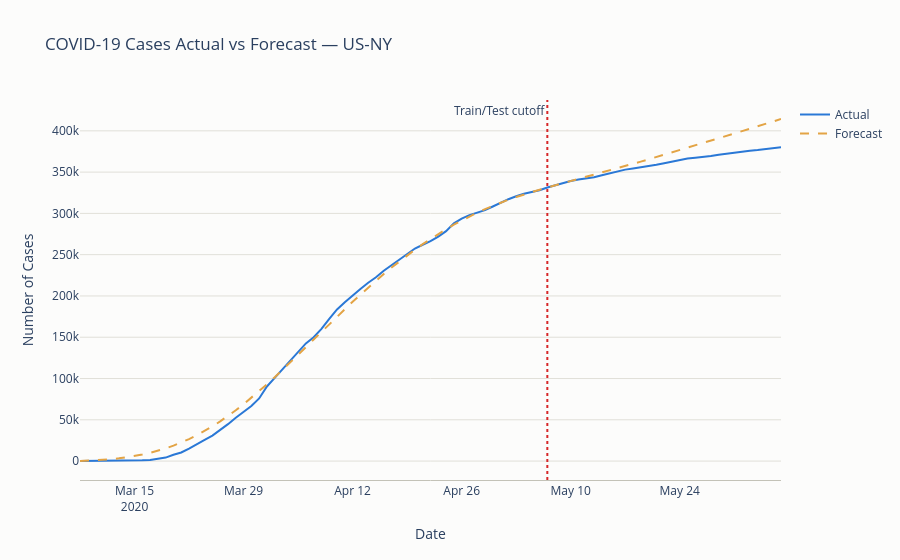

Notebook code cell kept with this figure:
### Code cell
fig = go.Figure()
fig.add_trace(go.Scatter(
    x=data["date"],
    y=data["case_cnt"],
    mode="lines",
    name="Actual",
    line=dict(width=2, color="#2a78d6"),
    hovertemplate="%{x|%b %d, %Y}<br>Cases: %{y:,}<extra></extra>",
))

fig.add_trace(go.Scatter(
    x=data["date"],
    y=cases_forecast,
    mode="lines",
    name="Forecast",
    line=dict(width=2, color="#e3a445", dash="dash"),
    hovertemplate="%{x|%b %d, %Y}<br>Cases Forecast: %{y:,}<extra></extra>",
))

fig.add_vline(
    x=train_test_split,
    line_width=2,
    line_dash="dot",
    line_color="#d62728",
    annotation_text="Train/Test cutoff",
    annotation_position="top left",
)

fig.update_layout(
    title="COVID-19 Cases Actual vs Forecast — US-NY",
    xaxis_title="Date",
    yaxis_title="Number of Cases",
    hovermode="x unified",
    template="plotly_white",
    plot_bgcolor="#fcfcfb",
    paper_bgcolor="#fcfcfb",
    xaxis=dict(showgrid=False, linecolor="#c3c2b7"),
    yaxis=dict(gridcolor="#e1e0d9", zeroline=False),
)

fig.show()
